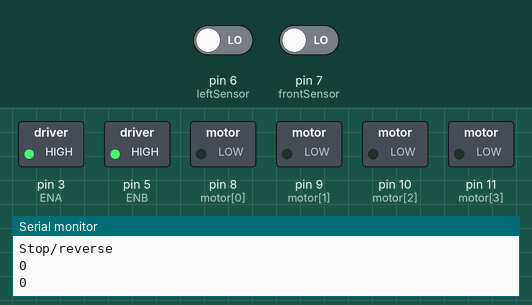
This sketch was run on a simulated Arduino Uno, built with avr-gcc and run on an emulated ATmega328P. Parts: switched loads named in the sketch (green lamp = pin HIGH), the last lines printed to the serial monitor. Dashed ring = blinking. The inputs (shaded band) are chosen by the test bench; at power-on: pin 7 (frontSensor) LOW, pin 6 (leftSensor) LOW.

Above: at 4.2 s.
4.3 s: pin 7 (frontSensor) driven HIGH
At 5.0 s:
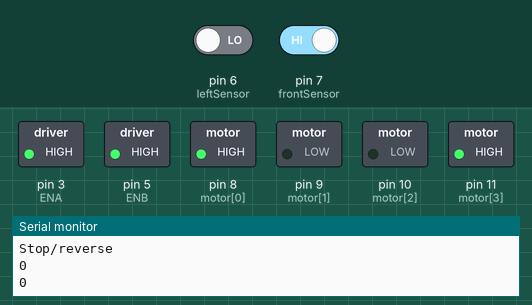
7.8 s: pin 6 (leftSensor) driven HIGH
At 9.2 s:
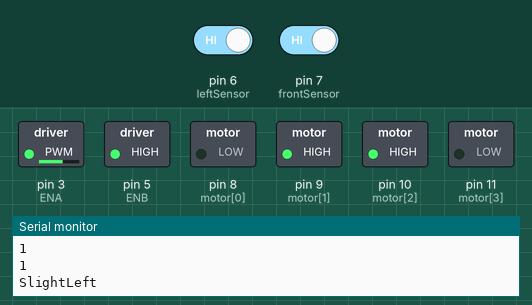
10.1 s: pin 7 (frontSensor) driven LOW
At 11.7 s:
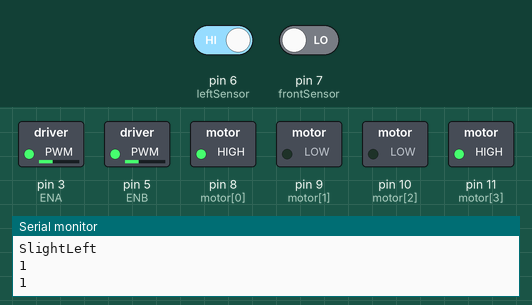
13.6 s: pin 6 (leftSensor) driven LOW
At 16.8 s:
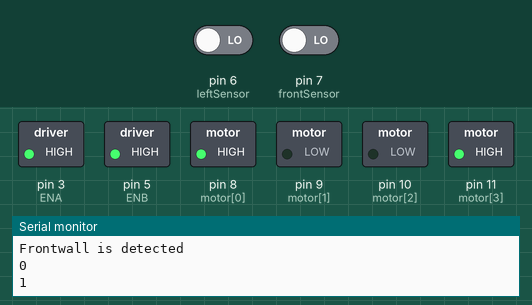
19.0 s: pin 7 (frontSensor) driven HIGH
At 19.71 s:
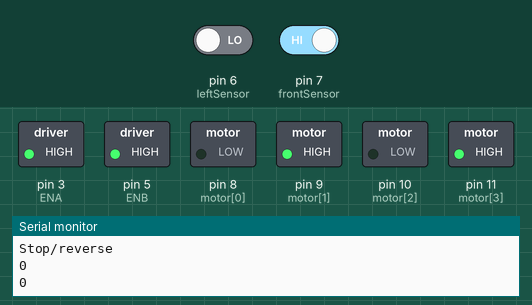
Timing chart, 0 to 23.5 s (numbered marks = the images above; inputs shaded):
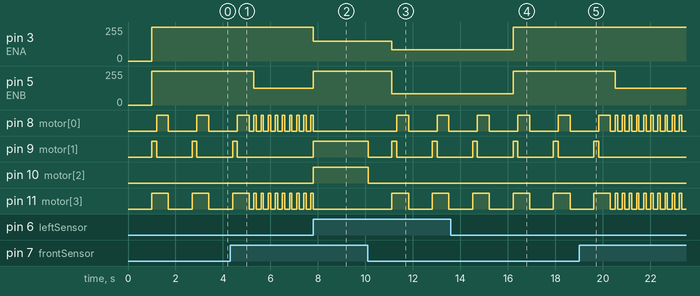

Measured:
- after the input at 4.3 s, pin 5 (ENB): 255/255 → 127/255 after 1.0 s; pin 9 (motor[1]): goes on until 4.6 s, then stays LOW
- after the input at 7.8 s, pin 3 (ENA): 255/255 → 150/255 at once; pin 5 (ENB): 127/255 → 255/255 at once; pin 8 (motor[0]), pin 11 (motor[3]): goes on until 7.8 s, then stays LOW; pin 9 (motor[1]), pin 10 (motor[2]): LOW → HIGH at once
- after the input at 10.1 s, pin 3 (ENA): 150/255 → 85/255 after 1.0 s; pin 5 (ENB): 255/255 → 85/255 after 1.0 s; pin 8 (motor[0]): alternates HIGH for 0.50 s and LOW for 1.2 s, starting after 1.2 s; pin 9 (motor[1]): goes LOW 1.0 s, HIGH 0.20 s, LOW 1.5 s, HIGH 0.20 s, then LOW, starting at once; pin 10 (motor[2]): HIGH → LOW at once
- after the input at 13.6 s, pin 3 (ENA), pin 5 (ENB): 85/255 → 255/255 after 2.6 s
- after the input at 19.0 s, pin 5 (ENB): 255/255 → 127/255 after 1.5 s; pin 9 (motor[1]): goes on until 19.8 s, then stays LOW
- by itself, pin 8 (motor[0]): alternates HIGH for 0.50 s and LOW for 1.2 s
- by itself, pin 9 (motor[1]): alternates HIGH for 0.20 s and LOW for 1.5 s
- by itself, pin 11 (motor[3]): alternates HIGH for 0.70 s and LOW for 1.0 s

The sketch:

sketch_jun1a.ino
```cpp
int ENA = 3;
int ENB = 5;

int motor[] = { 8, 9, 10, 11 };
int frontSensor = 7;
int leftSensor = 6;

void setup() {
  // put your setup code here, to run once:
  Serial.begin(9600);
  for (int i = 0; i < 4; i++) {
    pinMode(motor[i], OUTPUT);
  }
  pinMode(frontSensor, INPUT);
  pinMode(leftSensor, INPUT);
  pinMode(ENA, OUTPUT);
  pinMode(ENB, OUTPUT);
}

void loop() {
  // put your main code here, to run repeatedly:

  int frontRead = digitalRead(frontSensor);
  int leftRead = digitalRead(leftSensor);

  // SlightLeft Movement by slowing down speed of left motors
  // This gets closer to left wall
  if (frontRead == HIGH && leftRead == HIGH) {

    analogWrite(ENA, 150);
    analogWrite(ENB, 255);

    digitalWrite(motor[0], LOW);
    digitalWrite(motor[1], HIGH);

    digitalWrite(motor[2], HIGH);
    digitalWrite(motor[3], LOW);

    Serial.println("SlightLeft");
    Serial.println(frontRead);
    Serial.println(leftRead);

  }

  // SlightRight Movement by slowing down the right motors
  // This gets away from the left wall
  else if (frontRead == HIGH && leftRead == LOW) {

    for (int i = 0; i < 4; i++) {
      digitalWrite(motor[i], LOW);
    }
    delay(200);
    analogWrite(ENB, 255 / 2);
    analogWrite(ENA, 255);

    digitalWrite(motor[0], HIGH);
    digitalWrite(motor[1], LOW);
    digitalWrite(motor[2], LOW);
    digitalWrite(motor[3], HIGH);

    delay(100);

    Serial.println("SlightRight");
    Serial.println(frontRead);
    Serial.println(leftRead);
  }

  // This is the L - junction b/w the wall
  // Stops / Reverse / Move right slowly
  else if (frontRead == LOW && leftRead == LOW) {

    for (int i = 0; i < 4; i++) {
      digitalWrite(motor[i], LOW);
    }

    delay(1000);
    analogWrite(ENB, 255);
    analogWrite(ENA, 255);

    digitalWrite(motor[0], LOW);
    digitalWrite(motor[1], HIGH);
    digitalWrite(motor[2], LOW);
    digitalWrite(motor[3], HIGH);

    delay(200);

    digitalWrite(motor[0], HIGH);
    digitalWrite(motor[1], LOW);
    digitalWrite(motor[2], LOW);
    digitalWrite(motor[3], HIGH);

    delay(500);
    Serial.println("Stop/reverse");
    Serial.println(frontRead);
    Serial.println(leftRead);
  }

  // Here the frontWall is detected so it should go back and turn right to face the left side
  // towards the wall
  else if (frontRead == LOW && leftRead == HIGH) {

    for (int i = 0; i < 4; i++) {
      digitalWrite(motor[i], LOW);
    }
    delay(1000);

    analogWrite(ENB, 255 / 3);
    analogWrite(ENA, 255 / 3);

    digitalWrite(motor[0], LOW);
    digitalWrite(motor[1], HIGH);
    digitalWrite(motor[2], LOW);
    digitalWrite(motor[3], HIGH);

    delay(200);

    digitalWrite(motor[0], HIGH);
    digitalWrite(motor[1], LOW);
    digitalWrite(motor[2], LOW);
    digitalWrite(motor[3], HIGH);

    delay(500);

    Serial.println("Frontwall is detected");
    Serial.println(frontRead);
    Serial.println(leftRead);
  }
}
```
